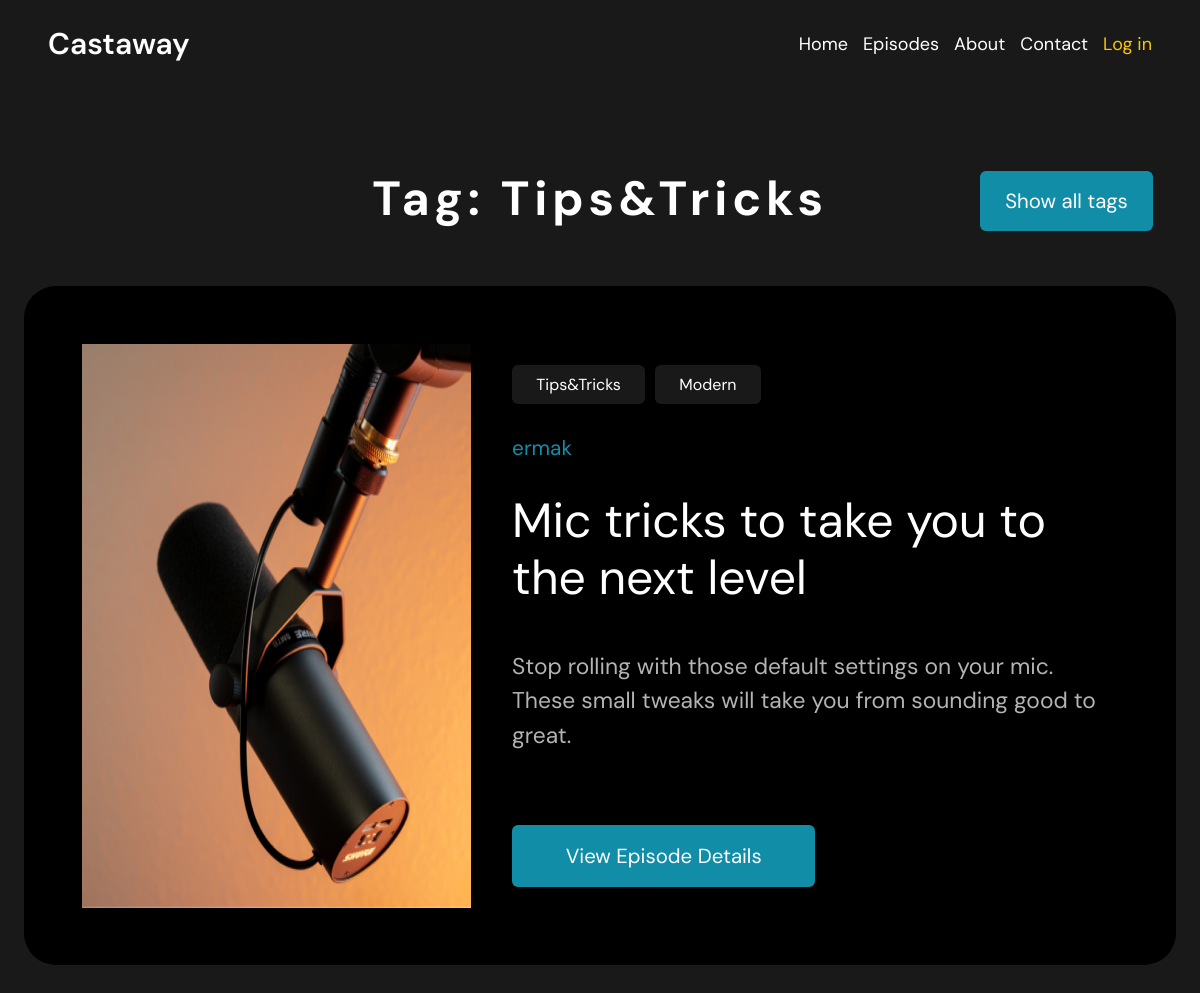
Screenshot of /tags/tips-and-tricks with the database file from the repository.
### home/models.py (models this page shows, shortened)
class Tags(models.Model):
    name = models.CharField(max_length=50)
    slug = models.SlugField(max_length=50, unique=True)
    def get_absolute_url(self):
        return reverse('show_tags', kwargs={"tag_slug": self.slug})
    class Meta:
        verbose_name_plural = 'Tags'

class Episodes(models.Model):
    title = models.CharField(max_length=255)
    slug = models.SlugField(max_length=100, unique=True)
    description = models.CharField(max_length=200)
    content = models.TextField()
    image = models.ImageField()
    tags = models.ManyToManyField('Tags', related_name='tags')
    time_create = models.DateTimeField(auto_now_add=True)
    time_update = models.DateTimeField(auto_now=True)
    author = models.ForeignKey(User, on_delete=models.PROTECT)
    def get_absolute_url(self):
        return reverse('episodes_detail', kwargs={"episode_id": self.pk})
    class Meta:
        verbose_name_plural = 'Episodes'

### home/views.py (the view)
# urls.py: path('tags/<slug:tag_slug>', views.show_tags, name='show_tags'),
def show_tags(request, tag_slug):
    tag = Tags.objects.get(slug=tag_slug)
    episodes = Episodes.objects.filter(tags__in=[tag])
    return render(request, 'tags.html', {'episodes': episodes, 'tag': tag})

### home/templates/tags.html
{% extends 'base.html' %}
{% block content %}
<div class="episodes-content">
    <div class="tags-header">
        <h1 class="tag-name">Tag: {{ tag.name }}</h1>
        <a href="{% url 'show_all_tags' %}"><button class="show-all-tags-button">Show all tags</button></a>
    </div>
    {% for ep in episodes %}
    <div class="episodes-content-card">
        <img src="{{ ep.image.url }}" alt="">
        <div class="episodes-content-card-description">
            <div class="section-2-tags">
                {% for tag in ep.tags.all %}
                <a href="{{ tag.get_absolute_url }}">{{ tag.name }}</a>
                {% endfor %}
            </div>
            <p class="ep-num">{{ ep.author }}</p>
            <h1>{{ ep.title|capfirst }}</h1>
            <p class="ep-content">{{ ep.description }}</p>
            <a class="get-absolute-url" href="{{ ep.get_absolute_url }}">
                <button type="button">View Episode Details</button>
            </a>
        </div>
    </div>
    {% endfor %}
</div>
{% endblock %}

### home/static/css/styles.css (style rules this page uses)
* { margin: 0; padding: 0; box-sizing: border-box; color: #fff; font-family: "DM Sans", serif; }
body { background-color: #191919; }
a { text-decoration: none; color: #fff; }
button { border: none; outline: none; align-self: center; padding: 1.5%; border-radius: 6px; display: inline-block; }
.episodes-content { display: flex; flex-direction: column; padding: 2%; }
.episodes-content-card { padding: 5%; display: flex; background-color: #000; border-radius: 32px; margin-bottom: 5%; }
.episodes-content-card img { margin-right: 4%; }
.episodes-content-card-description { padding: 2% 0; }
.episodes-content-card-description h1 { margin: 5% 0 7% 0; font-weight: 400; line-height: 1.2em; font-size: 4vw; }
.episodes-content-card-description a { display: inline-block; text-align: center; border-radius: 6px; }
.episodes-content-card-description button { border-radius: 6px; display: inline-block; background-color: #118DA8; width: 50%; text-align: center; font-size: 1.7vw; }
.ep-num { color: #118DA8; font-size: 1.3em; }
.ep-content { max-width: 100%; opacity: 70%; overflow: scroll; max-height: 40%; font-size: 1.9vw; margin-bottom: 12%; line-height: 1.5em; }
.get-absolute-url { width: 50%; }
.get-absolute-url button { padding: 6% 1.5%; width: 100%; }
.section-2-tags { display: flex; flex-wrap: wrap; align-content: ; gap: 10px; margin-bottom: 5%; }
.section-2-tags a { margin: 0; padding: 1.5% 4%; background-color: #191919; }
.tags-header { padding: 2%; text-align: center; position: relative; }
.show-all-tags-button { border-radius: 6px; display: inline-block; background-color: #118DA8; width: 15%; text-align: center; font-size: 1.7vw; position: absolute; top: 34%; right: 2%; }
.tag-name { letter-spacing: 0.1em; display: inline-block; margin: 3%; text-align: center; font-size: 4vw; }

### rows the page displays
Tags: name "Tips&Tricks"
Episodes: image (picture), author "ermak", title "Mic tricks to take you to the next level", description "Stop rolling with those default settings on your mic. These small tweaks will take you from sounding good to great."
Tags: name "Modern"
